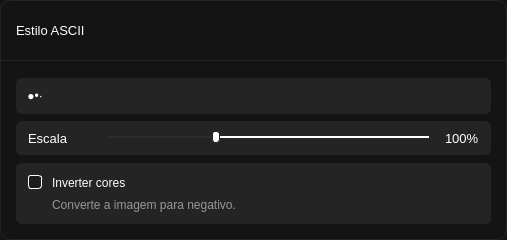
         <widget class="QWidget" name="widget_7" native="true">
          <property name="sizePolicy">
           <sizepolicy hsizetype="Preferred" vsizetype="Fixed">
            <horstretch>0</horstretch>
            <verstretch>0</verstretch>
           </sizepolicy>
          </property>
          <property name="minimumSize">
           <size>
            <width>0</width>
            <height>240</height>
           </size>
          </property>
          <property name="maximumSize">
           <size>
            <width>16777215</width>
            <height>16777215</height>
           </size>
          </property>
          <property name="layoutDirection">
           <enum>Qt::LayoutDirection::LeftToRight</enum>
          </property>
          <property name="autoFillBackground">
           <bool>false</bool>
          </property>
          <property name="styleSheet">
           <string notr="true">QWidget {
    background-color: rgb(20, 20, 20);
    border: 1px solid #242424;
    border-radius: 10px;
}

QLabel {
	border: none;
	color: #FFFFFF;
}
</string>
          </property>
          <layout class="QVBoxLayout" name="verticalLayout_6">
           <property name="spacing">
            <number>8</number>
           </property>
           <property name="leftMargin">
            <number>0</number>
           </property>
           <property name="topMargin">
            <number>16</number>
           </property>
           <property name="rightMargin">
            <number>0</number>
           </property>
           <property name="bottomMargin">
            <number>16</number>
           </property>
           <item>
            <layout class="QHBoxLayout" name="horizontalLayout_7">
             <item>
              <spacer name="horizontalSpacer_12">
               <property name="orientation">
                <enum>Qt::Orientation::Horizontal</enum>
               </property>
               <property name="sizeType">
                <enum>QSizePolicy::Policy::Fixed</enum>
               </property>
               <property name="sizeHint" stdset="0">
                <size>
                 <width>16</width>
                 <height>16</height>
                </size>
               </property>
              </spacer>
             </item>
             <item>
              <widget class="QLabel" name="label_5">
               <property name="font">
                <font>
                 <pointsize>10</pointsize>
                 <fontweight>DemiBold</fontweight>
                </font>
               </property>
               <property name="text">
                <string>Estilo ASCII</string>
               </property>
              </widget>
             </item>
             <item>
              <spacer name="horizontalSpacer_13">
               <property name="orientation">
                <enum>Qt::Orientation::Horizontal</enum>
               </property>
               <property name="sizeHint" stdset="0">
                <size>
                 <width>40</width>
                 <height>20</height>
                </size>
               </property>
              </spacer>
             </item>
            </layout>
           </item>
           <item>
            <spacer name="verticalSpacer_4">
             <property name="orientation">
              <enum>Qt::Orientation::Vertical</enum>
             </property>
             <property name="sizeType">
              <enum>QSizePolicy::Policy::Fixed</enum>
             </property>
             <property name="sizeHint" stdset="0">
              <size>
               <width>20</width>
               <height>8</height>
              </size>
             </property>
            </spacer>
           </item>
           <item>
            <widget class="Line" name="line_7">
             <property name="maximumSize">
              <size>
               <width>16777215</width>
               <height>1</height>
              </size>
             </property>
             <property name="orientation">
              <enum>Qt::Orientation::Horizontal</enum>
             </property>
            </widget>
           </item>
           <item>
            <spacer name="verticalSpacer_5">
             <property name="orientation">
              <enum>Qt::Orientation::Vertical</enum>
             </property>
             <property name="sizeType">
              <enum>QSizePolicy::Policy::Fixed</enum>
             </property>
             <property name="sizeHint" stdset="0">
              <size>
               <width>20</width>
               <height>8</height>
              </size>
             </property>
            </spacer>
           </item>
           <item>
            <layout class="QHBoxLayout" name="horizontalLayout_9">
             <property name="spacing">
              <number>0</number>
             </property>
             <item>
              <spacer name="horizontalSpacer_8">
               <property name="orientation">
                <enum>Qt::Orientation::Horizontal</enum>
               </property>
               <property name="sizeType">
                <enum>QSizePolicy::Policy::Fixed</enum>
               </property>
               <property name="sizeHint" stdset="0">
                <size>
                 <width>16</width>
                 <height>20</height>
                </size>
               </property>
              </spacer>
             </item>
             <item>
              <widget class="QComboBox" name="cmbChars">
               <property name="minimumSize">
                <size>
                 <width>0</width>
                 <height>36</height>
                </size>
               </property>
               <property name="maximumSize">
                <size>
                 <width>16777215</width>
                 <height>34</height>
                </size>
               </property>
               <property name="font">
                <font>
                 <bold>false</bold>
                </font>
               </property>
               <property name="cursor">
                <cursorShape>ArrowCursor</cursorShape>
               </property>
               <property name="toolTipDuration">
                <number>-1</number>
               </property>
               <property name="whatsThis">
                <string>&lt;html&gt;&lt;head/&gt;&lt;body&gt;&lt;p&gt;Degradê ASCII&lt;/p&gt;&lt;/body&gt;&lt;/html&gt;</string>
               </property>
               <property name="accessibleName">
                <string>Degradê ASCII:</string>
               </property>
               <property name="styleSheet">
                <string notr="true">QComboBox {
    background-color: rgb(36, 36, 36);
    border: none;
    border-radius: 6px;
    color: #ffffff;
    padding: 8px 8px 8px 8px; 
    min-height: 20px;
}

QComboBox:hover {
	background-color: rgb(36, 36, 36);
}

QComboBox::drop-down {
    subcontrol-origin: padding;
    subcontrol-position: top right;
    width: 30px;
    border: none;
	border-top-right-radius: 4px;
	border-bottom-right-radius: 4px;
    background: transparent; 
}

QComboBox::down-arrow {
    image: url(:/icons/arrow-down.svg); 
    width: 12px;
    height: 12px;
    margin-right: 0px;
    margin-top: 0px;
}

QComboBox::down-arrow:on {
    image: url(:/icons/arrow-up.svg);
}</string>
               </property>
               <property name="editable">
                <bool>false</bool>
               </property>
               <property name="currentText">
                <string> ●•·</string>
               </property>
               <property name="currentIndex">
                <number>0</number>
               </property>
               <property name="insertPolicy">
                <enum>QComboBox::InsertPolicy::NoInsert</enum>
               </property>
               <property name="sizeAdjustPolicy">
                <enum>QComboBox::SizeAdjustPolicy::AdjustToContentsOnFirstShow</enum>
               </property>
               <property name="placeholderText">
                <string>Degradê ASCII:</string>
               </property>
               <property name="labelDrawingMode">
                <enum>QComboBox::LabelDrawingMode::UseStyle</enum>
               </property>
               <item>
                <property name="text">
                 <string> ●•·</string>
                </property>
               </item>
               <item>
                <property name="text">
                 <string>@#*:. </string>
                </property>
               </item>
               <item>
                <property name="text">
                 <string>@%#0*=-:. </string>
                </property>
               </item>
               <item>
                <property name="text">
                 <string>@%#0B$&amp;*+=-:,. </string>
                </property>
               </item>
               <item>
                <property name="text">
                 <string>░▒▓█</string>
                </property>
               </item>
               <item>
                <property name="text">
                 <string>▀▄▌▐▀</string>
                </property>
               </item>
               <item>
                <property name="text">
                 <string>▓▒░█▓▒░</string>
                </property>
               </item>
               <item>
                <property name="text">
                 <string>$@B%8&amp;WM#*oahkbdpqwmZO0QLCJUYXzcvunxrjft/\\|()1{}[]?-_+~&lt;&gt;i!lI;:,\&quot;^`'. &quot;</string>
                </property>
               </item>
              </widget>
             </item>
             <item>
              <spacer name="horizontalSpacer_9">
               <property name="orientation">
                <enum>Qt::Orientation::Horizontal</enum>
               </property>
               <property name="sizeType">
                <enum>QSizePolicy::Policy::Fixed</enum>
               </property>
               <property name="sizeHint" stdset="0">
                <size>
                 <width>16</width>
                 <height>20</height>
                </size>
               </property>
              </spacer>
             </item>
            </layout>
           </item>
           <item>
            <layout class="QHBoxLayout" name="horizontalLayout_8">
             <item>
              <spacer name="horizontalSpacer_14">
               <property name="orientation">
                <enum>Qt::Orientation::Horizontal</enum>
               </property>
               <property name="sizeType">
                <enum>QSizePolicy::Policy::Fixed</enum>
               </property>
               <property name="sizeHint" stdset="0">
                <size>
                 <width>16</width>
                 <height>16</height>
                </size>
               </property>
              </spacer>
             </item>
             <item>
              <layout class="QVBoxLayout" name="verticalLayout_7">
               <property name="spacing">
                <number>0</number>
               </property>
               <item>
                <widget class="QFrame" name="frame_9">
                 <property name="minimumSize">
                  <size>
                   <width>0</width>
                   <height>34</height>
                  </size>
                 </property>
                 <property name="maximumSize">
                  <size>
                   <width>16777215</width>
                   <height>34</height>
                  </size>
                 </property>
                 <property name="styleSheet">
                  <string notr="true">QFrame{
	background-color: rgb(36, 36, 36);
	border: none;
	border-radius: 6px;
}</string>
                 </property>
                 <property name="frameShape">
                  <enum>QFrame::Shape::StyledPanel</enum>
                 </property>
                 <property name="frameShadow">
                  <enum>QFrame::Shadow::Sunken</enum>
                 </property>
                 <layout class="QGridLayout" name="gridLayout_9">
                  <property name="leftMargin">
                   <number>12</number>
                  </property>
                  <property name="topMargin">
                   <number>8</number>
                  </property>
                  <property name="rightMargin">
                   <number>12</number>
                  </property>
                  <property name="bottomMargin">
                   <number>8</number>
                  </property>
                  <property name="horizontalSpacing">
                   <number>12</number>
                  </property>
                  <property name="verticalSpacing">
                   <number>0</number>
                  </property>
                  <item row="0" column="0">
                   <layout class="QHBoxLayout" name="horizontalLayout_24">
                    <property name="spacing">
                     <number>16</number>
                    </property>
                    <property name="leftMargin">
                     <number>0</number>
                    </property>
                    <property name="topMargin">
                     <number>0</number>
                    </property>
                    <property name="rightMargin">
                     <number>0</number>
                    </property>
                    <property name="bottomMargin">
                     <number>0</number>
                    </property>
                    <item>
                     <widget class="QLabel" name="label_32">
                      <property name="maximumSize">
                       <size>
                        <width>16777215</width>
                        <height>16777215</height>
                       </size>
                      </property>
                      <property name="font">
                       <font>
                        <pointsize>10</pointsize>
                        <bold>false</bold>
                       </font>
                      </property>
                      <property name="text">
                       <string>Escala</string>
                      </property>
                     </widget>
                    </item>
                    <item>
                     <spacer name="horizontalSpacer_17">
                      <property name="orientation">
                       <enum>Qt::Orientation::Horizontal</enum>
                      </property>
                      <property name="sizeType">
                       <enum>QSizePolicy::Policy::Fixed</enum>
                      </property>
                      <property name="sizeHint" stdset="0">
                       <size>
                        <width>24</width>
                        <height>16777215</height>
                       </size>
                      </property>
                     </spacer>
                    </item>
                    <item>
                     <widget class="QSlider" name="sldEscala">
                      <property name="maximumSize">
                       <size>
                        <width>16777215</width>
                        <height>16777215</height>
                       </size>
                      </property>
                      <property name="focusPolicy">
                       <enum>Qt::FocusPolicy::ClickFocus</enum>
                      </property>
                      <property name="layoutDirection">
                       <enum>Qt::LayoutDirection::LeftToRight</enum>
                      </property>
                      <property name="styleSheet">
                       <string notr="true">QSlider{
    border: none;
	background-color: rgb(36, 36, 36);
}

QSlider::groove:horizontal {
    height: 2px;
    background: #2b2b2b;
    border-radius: 2px;
}

QSlider::groove:horizontal:hover {
    height: 4px;
}

QSlider::sub-page:horizontal {
	background-color: qlineargradient(
	spread:pad, x1:0, y1:0.559, x2:1, y2:0.536723,
	stop:0 rgba(12, 90, 234, 255),
	stop:1 rgba(61, 125, 245, 255));
	border-radius: 2px;
}

/* A MÁGICA DO HOVER – MUDANÇA DE COR QUANDO PASSA O MOUSE */
QSlider::sub-page:horizontal:hover {
	background-color: qlineargradient(
	spread:pad, x1:0, y1:0.559, x2:1, y2:0.536723,
	stop:0 rgba(12, 90, 234, 255),
	stop:1 rgba(61, 125, 245, 255));
    height: 10px;             /* cresce um pouco */
}

QSlider::add-page:horizontal {
    background: #ffffff;
    border-radius: 2px;
}

QSlider::handle:horizontal {
    background: #ffffff;
    height: 11px;
    width: 6px;
    border-radius: 3px;
    margin: -5px 0;
    border: 1px solid #242424;
    transition: all 120ms ease;
}

QSlider::handle:horizontal:hover {
    width: 8px;        /* Qt aceita mudar */
    border-radius: 4px; /* Qt aceita mudar */
	border: 1px solid #242424;
}

</string>
                      </property>
                      <property name="minimum">
                       <number>0</number>
                      </property>
                      <property name="maximum">
                       <number>300</number>
                      </property>
                      <property name="singleStep">
                       <number>5</number>
                      </property>
                      <property name="pageStep">
                       <number>20</number>
                      </property>
                      <property name="value">
                       <number>100</number>
                      </property>
                      <property name="orientation">
                       <enum>Qt::Orientation::Horizontal</enum>
                      </property>
                      <property name="invertedAppearance">
                       <bool>false</bool>
                      </property>
                      <property name="invertedControls">
                       <bool>true</bool>
                      </property>
                     </widget>
                    </item>
                    <item>
                     <layout class="QHBoxLayout" name="horizontalLayout_25">
                      <property name="spacing">
                       <number>2</number>
                      </property>
                      <item>
                       <widget class="QLabel" name="label_33">
                        <property name="maximumSize">
                         <size>
                          <width>16777215</width>
                          <height>16777215</height>
                         </size>
                        </property>
                        <property name="font">
                         <font>
                          <pointsize>10</pointsize>
                         </font>
                        </property>
                        <property name="text">
                         <string>100%</string>
                        </property>
                       </widget>
                      </item>
                     </layout>
                    </item>
                   </layout>
                  </item>
                 </layout>
                </widget>
               </item>
              </layout>
             </item>
             <item>
              <spacer name="horizontalSpacer_18">
               <property name="orientation">
                <enum>Qt::Orientation::Horizontal</enum>
               </property>
               <property name="sizeType">
                <enum>QSizePolicy::Policy::Fixed</enum>
               </property>
               <property name="sizeHint" stdset="0">
                <size>
                 <width>16</width>
                 <height>16</height>
                </size>
               </property>
              </spacer>
             </item>
            </layout>
           </item>
           <item>
            <layout class="QHBoxLayout" name="horizontalLayout_10">
             <item>
              <spacer name="horizontalSpacer_19">
               <property name="orientation">
                <enum>Qt::Orientation::Horizontal</enum>
               </property>
               <property name="sizeType">
                <enum>QSizePolicy::Policy::Fixed</enum>
               </property>
               <property name="sizeHint" stdset="0">
                <size>
                 <width>16</width>
                 <height>20</height>
                </size>
               </property>
              </spacer>
             </item>
             <item>
              <widget class="QFrame" name="frame">
               <property name="minimumSize">
                <size>
                 <width>0</width>
                 <height>50</height>
                </size>
               </property>
               <property name="styleSheet">
                <string notr="true">QFrame{
	background-color: rgb(36, 36, 36);
	border: none;
	border-radius: 6px;
}</string>
               </property>
               <property name="frameShape">
                <enum>QFrame::Shape::StyledPanel</enum>
               </property>
               <property name="frameShadow">
                <enum>QFrame::Shadow::Raised</enum>
               </property>
               <layout class="QGridLayout" name="gridLayout_3">
                <property name="leftMargin">
                 <number>12</number>
                </property>
                <property name="topMargin">
                 <number>12</number>
                </property>
                <property name="rightMargin">
                 <number>12</number>
                </property>
                <property name="bottomMargin">
                 <number>12</number>
                </property>
                <property name="spacing">
                 <number>8</number>
                </property>
                <item row="3" column="0">
                 <layout class="QVBoxLayout" name="verticalLayout_8">
                  <item>
                   <widget class="QCheckBox" name="checkBox">
                    <property name="sizePolicy">
                     <sizepolicy hsizetype="Preferred" vsizetype="Fixed">
                      <horstretch>0</horstretch>
                      <verstretch>0</verstretch>
                     </sizepolicy>
                    </property>
                    <property name="styleSheet">
                     <string notr="true">QCheckBox {
    background-color: rgb(36, 36, 36);
    border: none;
    color: #ffffff;
    spacing: 10px;
}

/* Indicador da caixinha */
QCheckBox::indicator {
    width: 12px;
    height: 12px;
    border-radius: 3px;
    border: 1px solid #ffffff;
    background: rgb(28, 28, 28);
}

/* Quando marcado */
QCheckBox::indicator:checked {
    background: #0C5AEA;
    border: 1px solid #ffffff;
}

/* Hover */
QCheckBox::indicator:hover {
    border: 1.5px solid #ffffff;
    border-radius: 5px;
}
</string>
                    </property>
                    <property name="text">
                     <string>Inverter cores</string>
                    </property>
                   </widget>
                  </item>
                  <item>
                   <layout class="QHBoxLayout" name="horizontalLayout_11">
                    <item>
                     <spacer name="horizontalSpacer_15">
                      <property name="orientation">
                       <enum>Qt::Orientation::Horizontal</enum>
                      </property>
                      <property name="sizeType">
                       <enum>QSizePolicy::Policy::Fixed</enum>
                      </property>
                      <property name="sizeHint" stdset="0">
                       <size>
                        <width>24</width>
                        <height>4</height>
                       </size>
                      </property>
                     </spacer>
                    </item>
                    <item>
                     <widget class="QLabel" name="label_6">
                      <property name="styleSheet">
                       <string notr="true">color: rgb(150, 150, 150);</string>
                      </property>
                      <property name="text">
                       <string>Converte a imagem para negativo.</string>
                      </property>
                     </widget>
                    </item>
                   </layout>
                  </item>
                 </layout>
                </item>
               </layout>
              </widget>
             </item>
             <item>
              <spacer name="horizontalSpacer_16">
               <property name="orientation">
                <enum>Qt::Orientation::Horizontal</enum>
               </property>
               <property name="sizeType">
                <enum>QSizePolicy::Policy::Fixed</enum>
               </property>
               <property name="sizeHint" stdset="0">
                <size>
                 <width>16</width>
                 <height>20</height>
                </size>
               </property>
              </spacer>
             </item>
            </layout>
           </item>
          </layout>
         </widget>
